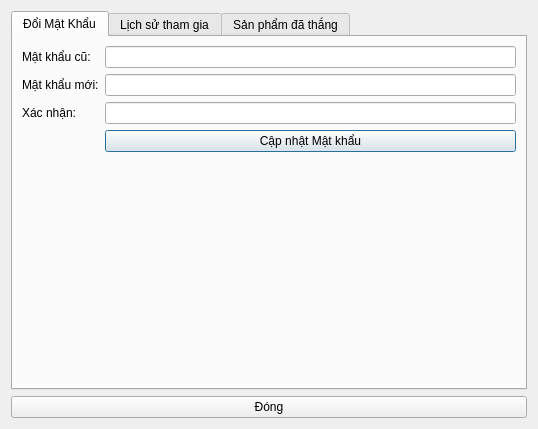
<?xml version="1.0" encoding="UTF-8"?>
<ui version="4.0">
 <class>ProfileDialog</class>
 <widget class="QDialog" name="ProfileDialog">
  <property name="geometry">
   <rect>
    <x>0</x>
    <y>0</y>
    <width>538</width>
    <height>429</height>
   </rect>
  </property>
  <property name="windowTitle">
   <string>Thông tin cá nhân</string>
  </property>
  <layout class="QVBoxLayout" name="verticalLayout">
   <item>
    <widget class="QTabWidget" name="tabWidget">
     <property name="currentIndex">
      <number>0</number>
     </property>
     <widget class="QWidget" name="tabInfo">
      <attribute name="title">
       <string>Đổi Mật Khẩu</string>
      </attribute>
      <layout class="QFormLayout" name="formLayout">
       <item row="0" column="0">
        <widget class="QLabel" name="label">
         <property name="text">
          <string>Mật khẩu cũ:</string>
         </property>
        </widget>
       </item>
       <item row="0" column="1">
        <widget class="QLineEdit" name="txtOldPass">
         <property name="echoMode">
          <enum>QLineEdit::EchoMode::Password</enum>
         </property>
        </widget>
       </item>
       <item row="1" column="0">
        <widget class="QLabel" name="label_2">
         <property name="text">
          <string>Mật khẩu mới:</string>
         </property>
        </widget>
       </item>
       <item row="1" column="1">
        <widget class="QLineEdit" name="txtNewPass">
         <property name="echoMode">
          <enum>QLineEdit::EchoMode::Password</enum>
         </property>
        </widget>
       </item>
       <item row="2" column="0">
        <widget class="QLabel" name="label_3">
         <property name="text">
          <string>Xác nhận:</string>
         </property>
        </widget>
       </item>
       <item row="2" column="1">
        <widget class="QLineEdit" name="txtConfirmPass">
         <property name="echoMode">
          <enum>QLineEdit::EchoMode::Password</enum>
         </property>
        </widget>
       </item>
       <item row="3" column="1">
        <widget class="QPushButton" name="btnChangePass">
         <property name="text">
          <string>Cập nhật Mật khẩu</string>
         </property>
        </widget>
       </item>
      </layout>
     </widget>
     <widget class="QWidget" name="tabHistory">
      <attribute name="title">
       <string>Lịch sử tham gia</string>
      </attribute>
      <layout class="QVBoxLayout" name="verticalLayout_2">
       <item>
        <widget class="QListWidget" name="listHistory"/>
       </item>
       <item>
        <widget class="QPushButton" name="btnRefreshHistory">
         <property name="text">
          <string>Làm mới</string>
         </property>
        </widget>
       </item>
      </layout>
     </widget>
     <widget class="QWidget" name="tabWon">
      <attribute name="title">
       <string>Sản phẩm đã thắng</string>
      </attribute>
      <layout class="QVBoxLayout" name="verticalLayout_3">
       <item>
        <widget class="QListWidget" name="listWon"/>
       </item>
       <item>
        <widget class="QPushButton" name="btnRefreshWon">
         <property name="text">
          <string>Làm mới</string>
         </property>
        </widget>
       </item>
      </layout>
     </widget>
    </widget>
   </item>
   <item>
    <widget class="QPushButton" name="btnClose">
     <property name="text">
      <string>Đóng</string>
     </property>
    </widget>
   </item>
  </layout>
 </widget>
 <resources/>
 <connections/>
</ui>
